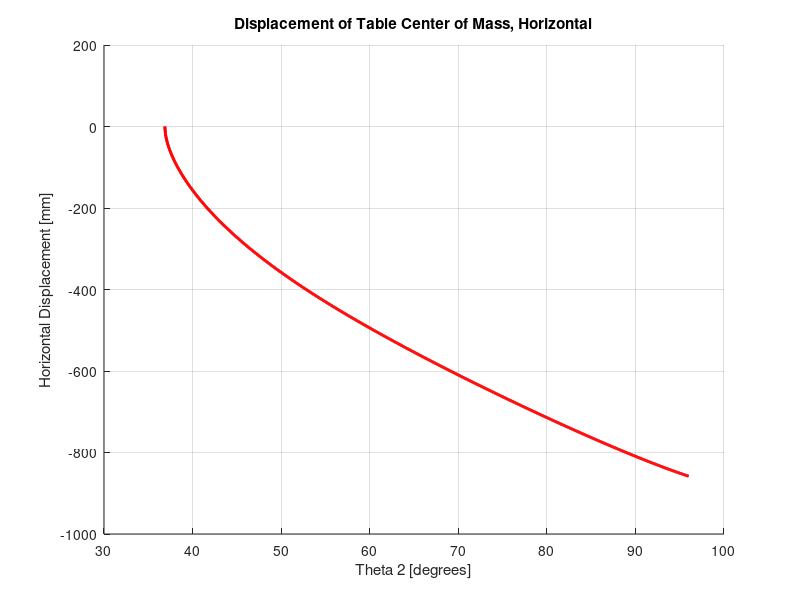
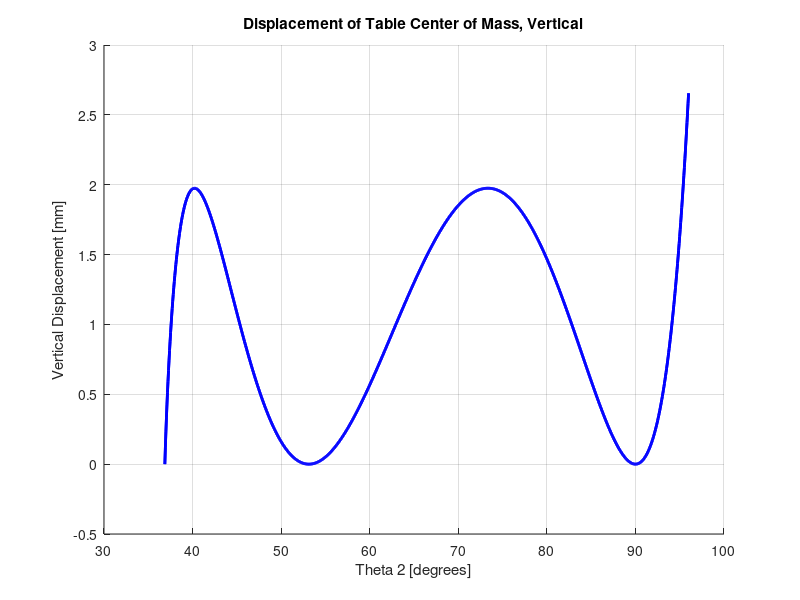
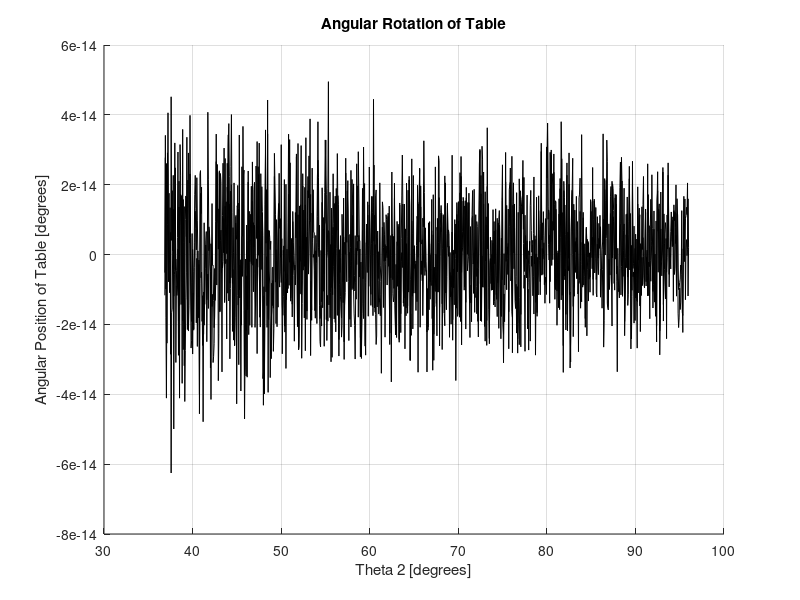
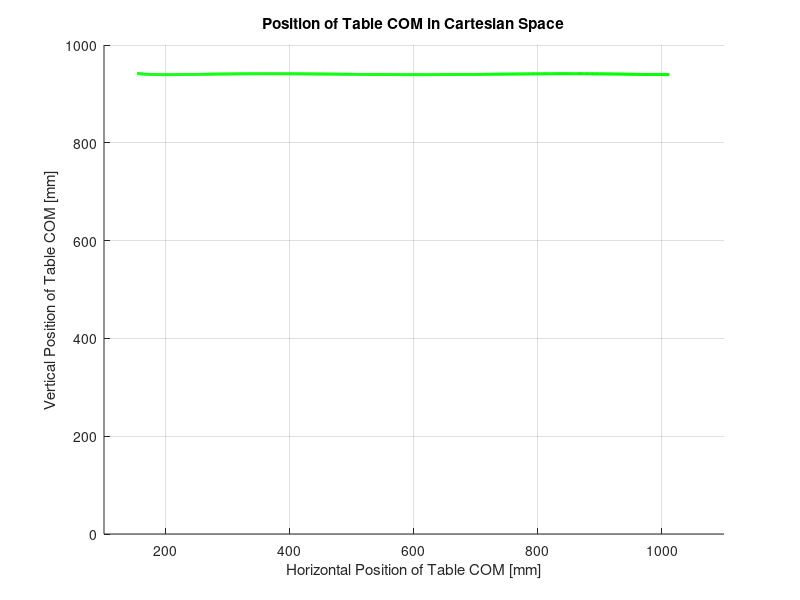

The MATLAB source for these figures, in order:
%%%%%%%%%%%%%%%%%%%%%%%%%%%%%%%%%%%%%%%%%
%%%%% HORIZONTAL PLATFORM MECHANISM %%%%%
%%%%%%%%%%%%%%%%%%%%%%%%%%%%%%%%%%%%%%%%%
%%%%%%%%%%%% SAMUEL ELLISON %%%%%%%%%%%%%
%%%%%%%%%%%%%% 204977052 %%%%%%%%%%%%%%%%
%%%%%%%%%%%%%%%%%%%%%%%%%%%%%%%%%%%%%%%%%

clc;
clear all;
close all;

%% PART 1: SOLVING FOR CENTER OF MASS AND ANGULAR DISPLACEMENTS OF TABLE

% Chebyshev dimensions
r1 = 810;
r2 = 1.25*r1;
r3 = 0.5*r1;
r4 = r2;
% Ideal dimensions
r5 = 0.5*r2;
r6 = r3;
r26 = 0.5*r3;
r15 = 0.5*r2;
table_height = 175+30;
% Link Properties (keep mm)
rho = 2698.9/(1000^3);
r = [r2 r3 r4 r5 r6];
V = r*900;
m = rho*V;
g = 9807;
I = zeros(1,5);
for i = 1:1:5
    I(i) = (m(i)/12)*(30^2+r(i)^2);
end

% Theta2 range
theta2_min = 36.87*pi/180;
theta2_max = 96*pi/180;

% Initialize angle arrays, a complete cycle for theta 2
theta21 = linspace(theta2_min, theta2_max, 1000);
theta22 = linspace(theta2_max, theta2_min, 1000);
theta2 = [theta21 theta22];
theta2(1000) = [];
theta3 = zeros(1,numel(theta2));
theta4 = zeros(1,numel(theta2));
theta5 = zeros(1,numel(theta2));
theta6 = zeros(1,numel(theta2));

% Initial guesses
theta3(1) = pi/1.5;
theta4(1) = pi/2;
theta5(1) = 220*pi/180;
theta6(1) = 0;

% Newton-Raphson tolerance
eps = 10^-7;

% NR Vector Loop #1, Position
for i = 1:1:numel(theta2)
    
    t3 = theta3(i);
    t4 = theta4(i);
    
    J1 = zeros(2,2);
    B1 = zeros(2,1);
    C1 = zeros(2,1);
    
    dt3 = Inf;
    dt4 = Inf;
    
    while abs(dt3) > eps || abs(dt4) > eps
        
        % evaluate functions
        f1 = r2*cos(theta2(i))+r3*cos(t3)-r4*cos(t4)-r1;
        f2 = r2*sin(theta2(i))+r3*sin(t3)-r4*sin(t4);
        
        % evaluate Jacobian
        J1(1,1) = -r3*sin(t3);
        J1(1,2) = r4*sin(t4);
        J1(2,1) = r3*cos(t3);
        J1(2,2) = -r4*cos(t4);
        
        % Fill in matrices/vectors
        A1 = -inv(J1);
        B1(1,1) = f1;
        B1(2,1) = f2;
        C1(1,1) = t3;
        C1(2,1) = t4;
        
        % Solve for new solutions
        X1 = A1*B1 + C1;
        
        % update dt
        dt3 = X1(1) - t3;
        dt4 = X1(2) - t4;
        
        % update current solutions and index
        t3 = X1(1);
        t4 = X1(2);
        
    end
    
    % Fill current index with solution
    theta3(i) = t3;
    theta4(i) = t4;
    
    % Update guess
    if i < numel(theta2)
        theta3(i+1) = theta3(i);
        theta4(i+1) = theta4(i);
    end
    
end

% NR Vector Loop #2, Position
for i = 1:1:numel(theta2)
    
    t5 = theta5(i);
    t6 = theta6(i);
    
    J2 = zeros(2,2);
    B2 = zeros(2,1);
    C2 = zeros(2,1);
    
    dt5 = Inf;
    dt6 = Inf;
    
    while abs(dt5) > eps || abs(dt6) > eps
        
        % evaluate functions
        f3 = r2*cos(theta2(i))+r26*cos(theta3(i))+r6*cos(t6)+r5*cos(t5)-r15*cos(theta4(i))-r1;
        f4 = r2*sin(theta2(i))+r26*sin(theta3(i))+r6*sin(t6)+r5*sin(t5)-r15*sin(theta4(i));
        
        % evaluate Jacobian
        J2(1,1) = -r5*sin(t5);
        J2(1,2) = -r6*sin(t6);
        J2(2,1) = r5*cos(t5);
        J2(2,2) = r6*cos(t6);
        
        % Fill in matrices/vectors
        A2 = -inv(J2);
        B2(1,1) = f3;
        B2(2,1) = f4;
        C2(1,1) = t5;
        C2(2,1) = t6;
        
        % Solve for new solutions
        X2 = A2*B2 + C2;
        
        % update dt
        dt5 = X2(1) - t5;
        dt6 = X2(2) - t6;
        
        % update current solutions and index
        t5 = X2(1);
        t6 = X2(2);
        
    end
    
    % Fill current index with solution
    theta5(i) = t5;
    theta6(i) = t6;
    
    % Update guess
    if i < numel(theta2)
        theta5(i+1) = theta5(i);
        theta6(i+1) = theta6(i);
    end
    
end

% Center of Mass vectors wrt center of coupler
xcm = zeros(1,numel(theta2));
ycm = zeros(1,numel(theta2));
% Center of Mass positioning wrt center of coupler
xcm0 = 202.5;
ycm0 = 129.2994;
D = sqrt(xcm0^2+ycm0^2); % diagonal
tcm0 = atan(ycm0/xcm0); % angle

% Position of COM over entire theta2 interval
for i = 1:1:numel(theta2)
    xcm(i) = r2*cos(theta2(i))+r26*cos(theta3(i))+D*cos(tcm0+theta6(i));
    ycm(i) = r2*sin(theta2(i))+r26*sin(theta3(i))+D*sin(tcm0+theta6(i));
    % Displacement from original position
    xcmd(i) = xcm(i) - xcm(1);
    ycmd(i) = ycm(i) - ycm(1);
end

% Maximum Displacements of horizontal/vertical/angular COM
xcm_disp = max(xcm)-min(xcm);
ycm_disp = max(ycm)-min(ycm);
tdisp = (max(theta6)-min(theta6))*180/pi;

% Print COM data
fprintf('Horizontal Movement: %5.3f\n',xcm_disp);
fprintf('Vertical Movement: %5.3f\n',ycm_disp);
fprintf('Angular Movement: %5.3e\n',tdisp);
if xcm_disp > 850 && ycm_disp < 4 && tdisp < 1
    fprintf('\nAll conditions are met!\n')
else
    fprintf('\nAll conditions NOT met.\n')
end

% Convert to degrees for plotting purposes
theta2 = theta2*180/pi;
theta6 = theta6*180/pi;

% Plots
% Horizontal
figure(1)
hold on
grid on
plot(theta2,xcmd,'r-','LineWidth',2)
xlabel('Theta 2 [degrees]')
ylabel('Horizontal Displacement [mm]')
title('Displacement of Table Center of Mass, Horizontal')
% Vertical
figure(2)
hold on
grid on
plot(theta2,ycmd,'b-','LineWidth',2)
xlabel('Theta 2 [degrees]')
ylabel('Vertical Displacement [mm]')
title('Displacement of Table Center of Mass, Vertical')
% Angular
figure(3)
hold on
grid on
plot(theta2,theta6,'k-','LineWidth',0.5)
xlabel('Theta 2 [degrees]')
ylabel('Angular Position of Table [degrees]')
title('Angular Rotation of Table')
% Position
figure(4)
hold on
grid on
axis([100 1100 0 1000])
plot(xcm,ycm,'g-','LineWidth',2)
xlabel('Horizontal Position of Table COM [mm]')
ylabel('Vertical Position of Table COM [mm]')
title('Position of Table COM in Cartesian Space')

%% PART 2: SOLVING FOR THE INPUT TORQUE AS A FUNCTION OF TIME

% Constants in theta2 equation
w = pi/180;
A = ((theta2_max-theta2_min)/2);
B = (theta2_max+theta2_min)/2;

% Create a new theta2 array based on crank (3 cycles = 6pi/w)
t = linspace(0,6*pi/w,1000);
theta2 = A*sin(w*t)+B;
omega2 = w*A*cos(w*t);
alpha2 = -w^2*A*sin(w*t);

% New angle arrays
theta3 = zeros(1,numel(theta2));
theta4 = zeros(1,numel(theta2));
theta5 = zeros(1,numel(theta2));
theta6 = zeros(1,numel(theta2));

% Initial guesses
theta3(1) = pi/1.3;
theta4(1) = pi/2;
theta5(1) = 225*pi/180;
theta6(1) = 0;

% Recalculate angles over new range of theta2
% NR Vector Loop #1
for i = 1:1:numel(theta2)
    
    t3 = theta3(i);
    t4 = theta4(i);
    
    J = zeros(2,2);
    B = zeros(2,1);
    C = zeros(2,1);
    
    dt3 = Inf;
    dt4 = Inf;
    
    while abs(dt3) > eps || abs(dt4) > eps
        
        % evaluate functions
        f1 = r2*cos(theta2(i))+r3*cos(t3)-r4*cos(t4)-r1;
        f2 = r2*sin(theta2(i))+r3*sin(t3)-r4*sin(t4);
        
        % evaluate Jacobian
        J(1,1) = -r3*sin(t3);
        J(1,2) = r4*sin(t4);
        J(2,1) = r3*cos(t3);
        J(2,2) = -r4*cos(t4);
        
        % Fill in matrices/vectors
        A = -inv(J);
        B(1,1) = f1;
        B(2,1) = f2;
        C(1,1) = t3;
        C(2,1) = t4;
        
        % Solve for new solutions
        X = A*B + C;
        
        % update dt
        dt3 = X(1) - t3;
        dt4 = X(2) - t4;
        
        % update current solutions and index
        t3 = X(1);
        t4 = X(2);
        
    end
    
    theta3(i) = t3;
    theta4(i) = t4;
    
    if i < numel(theta2)
        theta3(i+1) = theta3(i);
        theta4(i+1) = theta4(i);
    end
    
end

% NR Vector Loop #2
for i = 1:1:numel(theta2)
    
    t5 = theta5(i);
    t6 = theta6(i);
    
    J = zeros(2,2);
    B = zeros(2,1);
    C = zeros(2,1);
    
    dt5 = Inf;
    dt6 = Inf;
    
    while abs(dt5) > eps || abs(dt6) > eps
        
        % evaluate functions
        f3 = r2*cos(theta2(i))+r26*cos(theta3(i))+r6*cos(t6)+r5*cos(t5)-r15*cos(theta4(i))-r1;
        f4 = r2*sin(theta2(i))+r26*sin(theta3(i))+r6*sin(t6)+r5*sin(t5)-r15*sin(theta4(i));
        
        % evaluate Jacobian
        J(1,1) = -r5*sin(t5);
        J(1,2) = -r6*sin(t6);
        J(2,1) = r5*cos(t5);
        J(2,2) = r6*cos(t6);
        
        % Fill in matrices/vectors
        A = -inv(J);
        B(1,1) = f3;
        B(2,1) = f4;
        C(1,1) = t5;
        C(2,1) = t6;
        
        % Solve for new solutions
        X = A*B + C;
        
        % update dt
        dt5 = X(1) - t5;
        dt6 = X(2) - t6;
        
        % update current solutions and index
        t5 = X(1);
        t6 = X(2);
        
    end
    
    theta5(i) = t5;
    theta6(i) = t6;
    
    if i < numel(theta2)
        theta5(i+1) = theta5(i);
        theta6(i+1) = theta6(i);
    end
    
end

% First & Second Order Kinematic Coefficients, Vector Loop 1
t3p = zeros(1,numel(theta2));
t4p = zeros(1,numel(theta2));
t3pp = zeros(1,numel(theta2));
t4pp = zeros(1,numel(theta2));

for i = 1:1:numel(theta2)
    J1 = [-r3*sin(theta3(i)) r4*sin(theta4(i)); r3*cos(theta3(i)) -r4*cos(theta4(i))];
    b1 = [r2*sin(theta2(i)); -r2*cos(theta2(i))];
    Xp = J1\b1;
    t3p(i) = Xp(1);
    t4p(i) = Xp(2);
    b2 = [r2*cos(theta2(i))+r3*t3p(i)^2*cos(theta3(i))-r4*t4p(i)^2*cos(theta4(i)); r2*sin(theta2(i))+r3*t3p(i)^2*sin(theta3(i))-r4*t4p(i)^2*sin(theta4(i))];
    Xpp = J1\b2;
    t3pp(i) = Xpp(1);
    t4pp(i) = Xpp(2);
end

% First & Second Order Kinematic Coefficients, Vector Loop 2
t5p = zeros(1,numel(theta2));
t6p = zeros(1,numel(theta2));
t5pp = zeros(1,numel(theta2));
t6pp = zeros(1,numel(theta2));

for i = 1:1:numel(theta2)
    J2 = [-r5*sin(theta5(i)) -r6*sin(theta6(i)); r5*cos(theta5(i)) r6*cos(theta6(i))];
    b3 = [r2*sin(theta2(i))+r26*t3p(i)*sin(theta3(i))-r15*t4p(i)*sin(theta4(i)); -r2*cos(theta2(i))-r26*t3p(i)*cos(theta3(i))+r15*t4p(i)*cos(theta4(i))];
    Yp = J2\b3;
    t5p(i) = Yp(1);
    t6p(i) = Yp(2);
    b4 = [r2*cos(theta2(i))+r26*t3pp(i)*sin(theta3(i))+r26*t3p(i)^2*cos(theta3(i))+r6*t6p(i)^2*cos(theta6(i))+r5*t5p(i)^2*cos(theta5(i))-r15*t4pp(i)*sin(theta4(i))-r15*t4p(i)^2*cos(theta4(i)); r2*sin(theta2(i))-r26*t3pp(i)*cos(theta3(i))+r26*t3p(i)^2*sin(theta3(i))+r6*t6p(i)^2*sin(theta6(i))+r5*t5p(i)^2*sin(theta5(i))+r15*t4pp(i)*cos(theta4(i))-r15*t4p(i)^2*sin(theta4(i))];
    Ypp = J2\b4;
    t5pp(i) = Ypp(1);
    t6pp(i) = Ypp(2);
end

% Link COM positions, velocities, and accelerations wrt theta 2
% Link 2
xG2 = 0.5*r2*cos(theta2);
yG2 = 0.5*r2*sin(theta2);
xG2p = -0.5*r2*sin(theta2);
yG2p = 0.5*r2*cos(theta2);
xG2pp = -0.5*r2*cos(theta2);
yG2pp = -0.5*r2*sin(theta2);
% Link 3
xG3 = r2*cos(theta2)+0.5*r3*cos(theta3);
yG3 = r2*sin(theta2)+0.5*r3*sin(theta3);
xG3p = zeros(1,numel(theta2));
yG3p = zeros(1,numel(theta2));
xG3pp = zeros(1,numel(theta2));
yG3pp = zeros(1,numel(theta2));
for i = 1:1:numel(theta2)
    xG3p(i) = -r2*sin(theta2(i))-0.5*r3*t3p(i)*sin(theta3(i));
    yG3p(i) = r2*cos(theta2(i))+0.5*r3*t3p(i)*cos(theta3(i));
    xG3pp(i) = -r2*cos(theta2(i))-0.5*r3*t3pp(i)*sin(theta3(i))-0.5*r3*t3p(i)^2*cos(theta3(i));
    yG3pp(i) = -r2*sin(theta2(i))+0.5*r3*t3pp(i)*cos(theta3(i))-0.5*r3*t3p(i)^2*sin(theta3(i));    
end
% Link 4
xG4 = r2*cos(theta2)+r3*cos(theta3)-0.5*r4*cos(theta4);
yG4 = r2*sin(theta2)+r3*sin(theta3)-0.5*r4*sin(theta4);
xG4p = zeros(1,numel(theta2));
yG4p = zeros(1,numel(theta2));
xG4pp = zeros(1,numel(theta2));
yG4pp = zeros(1,numel(theta2));
for i = 1:1:numel(theta2)
    xG4p(i) = -r2*sin(theta2(i))-r3*t3p(i)*sin(theta3(i))+0.5*r4*t4p(i)*sin(theta4(i));
    yG4p(i) = r2*cos(theta2(i))+r3*t3p(i)*cos(theta3(i))-0.5*r4*t4p(i)*cos(theta4(i));
    xG4pp(i) = -r2*cos(theta2(i))-r3*t3pp(i)*sin(theta3(i))-r3*t3p(i)^2*cos(theta3(i))+0.5*r4*t4pp(i)*sin(theta4(i))+0.5*r4*t4p(i)^2*cos(theta4(i));
    yG4pp(i) = -r2*sin(theta2(i))+r3*t3pp(i)*cos(theta3(i))-r3*t3p(i)^2*sin(theta3(i))-0.5*r4*t4pp(i)*cos(theta4(i))+0.5*r4*t4p(i)^2*sin(theta4(i));
end
% Link 5
xG5 = xG3+r6*cos(theta6)+0.5*r5*cos(theta5);
yG5 = yG3+r6*sin(theta6)+0.5*r5*sin(theta5);
xG5p = zeros(1,numel(theta2));
yG5p = zeros(1,numel(theta2));
xG5pp = zeros(1,numel(theta2));
yG5pp = zeros(1,numel(theta2));
for i = 1:1:numel(theta2)
    xG5p(i) = xG3p(i)-r6*t6p(i)*sin(theta6(i))-0.5*r5*t5p(i)*sin(theta5(i));
    yG5p(i) = yG3p(i)+r6*t6p(i)*cos(theta6(i))+0.5*r5*t5p(i)*cos(theta5(i));
    xG5pp(i) = xG3pp(i)-r6*t6pp(i)*sin(theta6(i))-r6*t6p(i)^2*cos(theta6(i))-0.5*r5*t5pp(i)*sin(theta5(i))-0.5*r5*t5p(i)^2*cos(theta5(i));
    yG5pp(i) = yG3pp(i)+r6*t6pp(i)*cos(theta6(i))-r6*t6p(i)^2*sin(theta6(i))+0.5*r5*t5pp(i)*cos(theta5(i))-0.5*r5*t5p(i)^2*sin(theta5(i));
end
% Link 6 (Table)
xG6 = xG3+D*cos(theta6+tcm0);
yG6 = yG3+D*sin(theta6+tcm0);
xG6p = zeros(1,numel(theta2));
yG6p = zeros(1,numel(theta2));
xG6pp = zeros(1,numel(theta2));
yG6pp = zeros(1,numel(theta2));
for i = 1:1:numel(theta2)
    xG6p(i) = xG3p(i)-D*t6p(i)*sin(theta6(i)+tcm0);
    yG6p(i) = yG3p(i)+D*t6p(i)*cos(theta6(i)+tcm0);
    xG6pp(i) = xG3pp(i)-D*t6pp(i)*sin(theta6(i)+tcm0)-D*t6p(i)^2*cos(theta6(i)+tcm0);
    yG6pp(i) = yG3pp(i)+D*t6pp(i)*cos(theta6(i)+tcm0)-D*t6p(i)^2*sin(theta6(i)+tcm0);
end
% Put Link information and kinematic coefficients in matrix form
xG = [xG2; xG3; xG4; xG5; xG6];
xGp = [xG2p; xG3p; xG4p; xG5p; xG6p];
xGpp = [xG2pp; xG3pp; xG4pp; xG5pp; xG6pp];
yG = [yG2; yG3; yG4; yG5; yG6];
yGp = [yG2p; yG3p; yG4p; yG5p; yG6p];
yGpp = [yG2pp; yG3pp; yG4pp; yG5pp; yG6pp];
tp = [ones(1,numel(theta2)); t3p; t4p; t5p; t6p];
tpp = [zeros(1,numel(theta2)); t3pp; t4pp; t5pp; t6pp];

% Torque Calculations
Torque = zeros(1,numel(theta2));
for i = 1:1:numel(theta2)
    A = zeros(1,5);
    B = zeros(1,5);
    W = zeros(1,5);
    for j = 1:1:5
        A(j) = m(j)*(xGp(j,i)^2+yGp(j,i)^2)+I(j)*tp(j,i)^2;
        B(j) = m(j)*(xGp(j,i)*xGpp(j,i)+yGp(j,i)*yGpp(j,i))+I(j)*tp(j,i)*tpp(j,i);
        W(j) = m(j)*g*yGp(j,i);
    end
    Torque(i) = sum(A)*alpha2(i)+sum(B)*omega2(i)^2+sum(W);
end

% Convert to N.m.
Torque = Torque/(1000^2);

% Plot Torque as a function of time over 3 cycles
figure(5)
hold on
grid on
plot(t,Torque,'m-','LineWidth',2)
xlabel('Time [s]')
ylabel('Torque [Nm]')
title('Input Torque of the Motor Over 3 Cycles')
